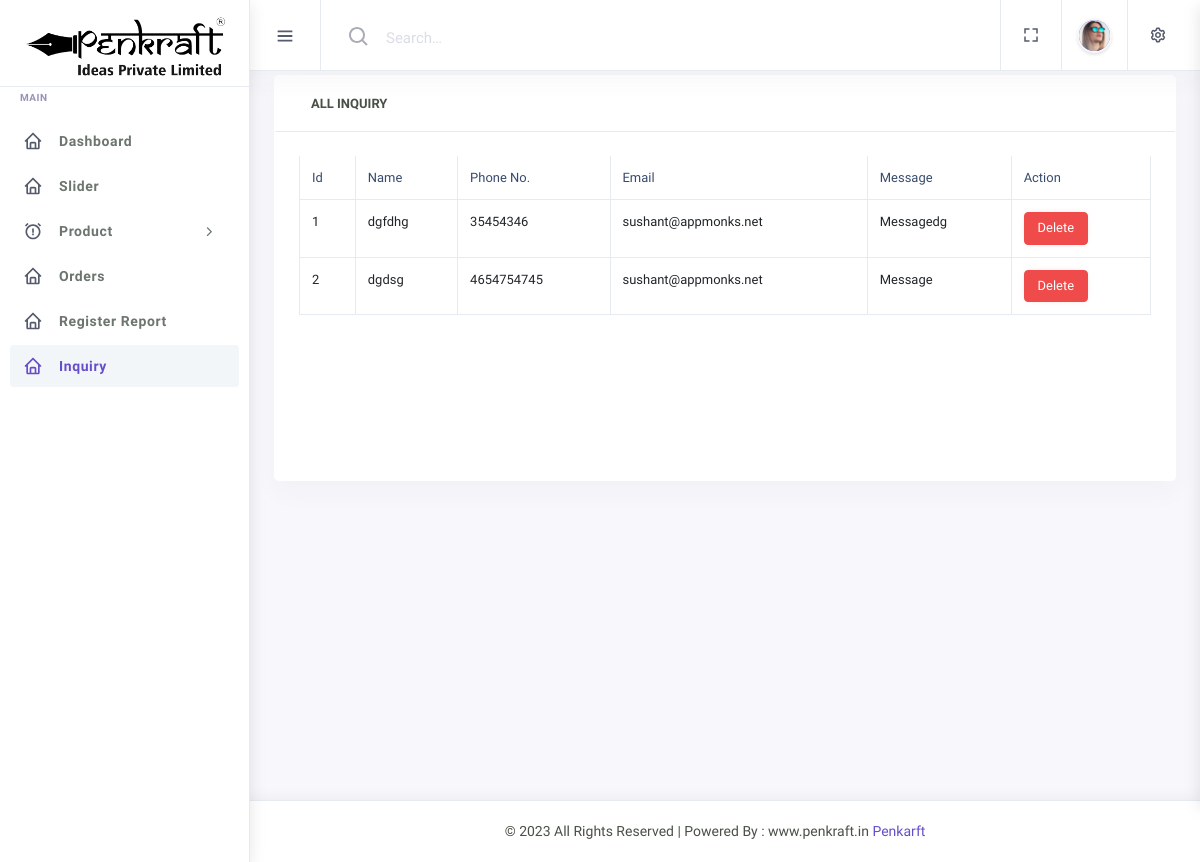
The app's page /admin/all-inquiry.php (signed in), older data.
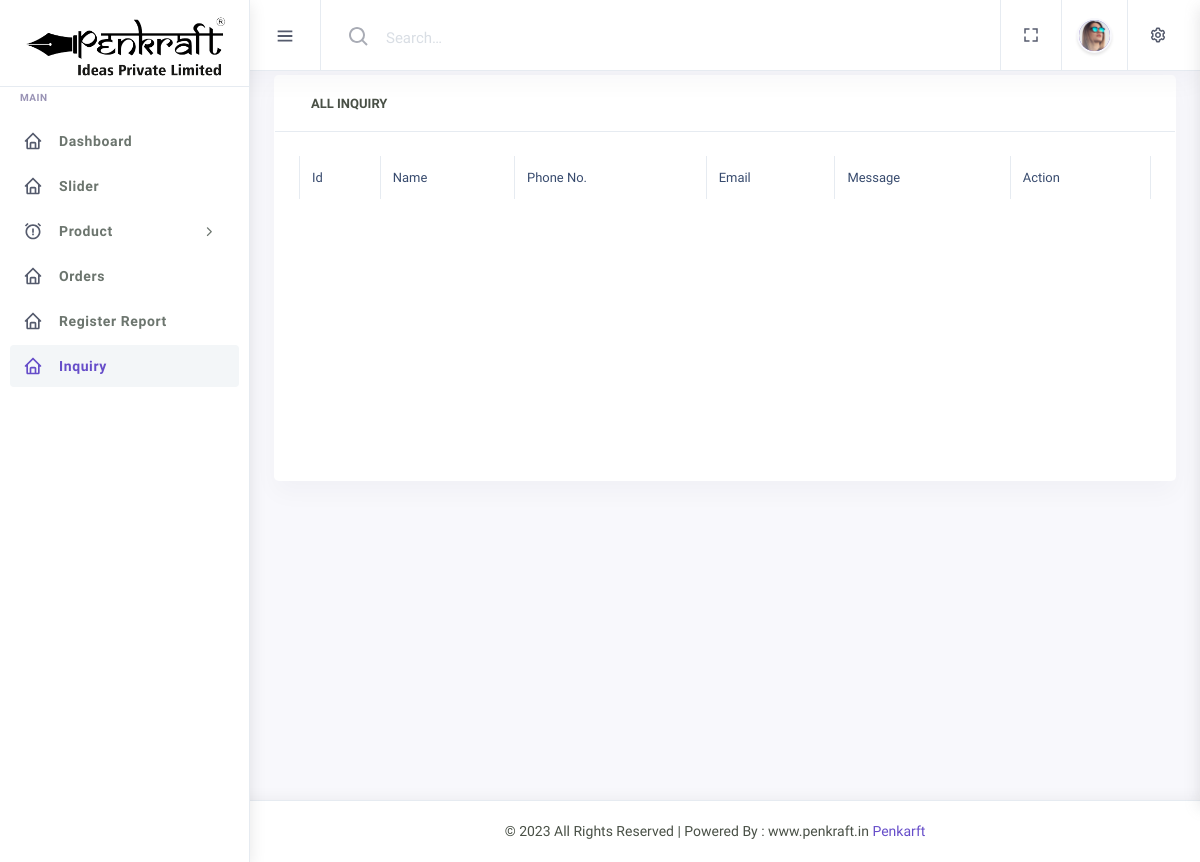
The same page, newer data.
### tables this page shows
CREATE TABLE `contact` (
  `id` int(11) NOT NULL,
  `name` varchar(100) NOT NULL,
  `number` varchar(40) NOT NULL,
  `email` varchar(100) NOT NULL,
  `message` longtext NOT NULL,
  `date` timestamp NOT NULL DEFAULT current_timestamp() ON UPDATE current_timestamp()
);

### admin/all-inquiry.php (the view, shortened to what this page needs)
<!DOCTYPE html>
<html lang="en">
<head>
    <?php
    include "inc/link.php";
    ?>
    <link rel="stylesheet" href="path/to/font-awesome/css/font-awesome.min.css">
</head>
<body class="app sidebar-mini">
    <div class="page">
        <div class="page-main">
            <?php
            include "inc/sidebar.php";
            ?>
            <div class="app-content main-content">
                <div class="side-app">
                    <?php
                    include "inc/header.php";
                    ?>
                    <div class="row">
                        <div class="col-12">
                            <div class="card">
                                <div class="card-header">
                                    <div class="card-title col-2">All Inquiry</div>
                                </div>
                                <?php
                                include "connection.php";
                                $sql = "SELECT * FROM contact";
                                $result = mysqli_query($conn, $sql) or die("No Result Found.");
                                $counter = 1;
                                ?>
                                <div class="card-body">
                                    <div class="table-responsive">
                                        <table class="table table-bordered text-nowrap" id="example2">
                                            <thead>
                                                <tr>
                                                    <th class="wd-15p border-bottom-0">Id</th>
                                                    <th class="wd-15p border-bottom-0">Name</th>
                                                    <th class="wd-15p border-bottom-0">Phone No.</th>
                                                    <th class="wd-15p border-bottom-0">Email</th>
                                                    <th class="wd-15p border-bottom-0">Message</th>
                                                    <th class="wD-25p border-bottom-0">Action</th>
                                                </tr>
                                            </thead>
                                            <tbody>
                                                <?php
                                                while ($row = mysqli_fetch_array($result)) {
                                                ?>
                                                    <tr>
                                                        <td><?php echo $counter++; ?></td>
                                                        <td><?php echo $row['name']; ?></td>
                                                        <td><?php echo $row['number']; ?></td>
                                                        <td><?php echo $row['email']; ?></td>
                                                        <td><?php echo $row['message']; ?></td>
                                                        <td>
                                                            <a href="delete-inquiry.php?id=<?php echo $row['id'];  ?>" class="btn btn-danger" onclick="return confirm('Are you sure you want to delete this item?')">Delete</a>
                                                        </td>
                                                    </tr>
                                                <?php
                                                }
                                                ?>
                                            </tbody>
                                        </table>
                                    </div>
                                </div>
                            </div>
                        </div>
                    </div>
                </div>
            </div>
        </div>
        <?php
        include "inc/footer.php";
        ?>
    </div>
</body>
</html>

Row changes from the older to the newer data that the page shows:
removed contact: name "dgfdhg", number "35454346", email "sushant@appmonks.net", message "Messagedg"
removed contact: name "dgdsg", number "4654754745", email "sushant@appmonks.net", message "Message"
